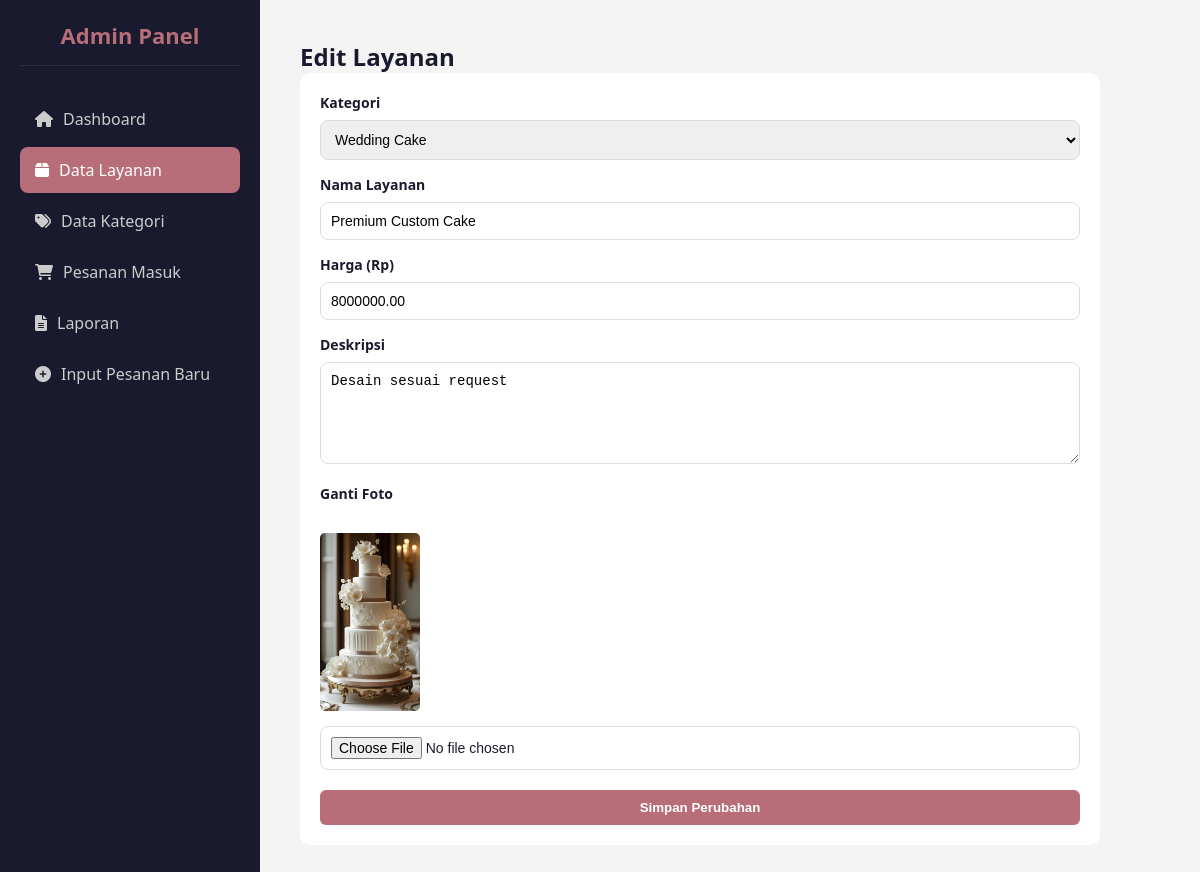
/wedding_organizer/admin/edit_layanan.php?id=3, run on the app's committed database.
### tables this page shows
CREATE TABLE `layanan` (
  `id_layanan` int(11) NOT NULL,
  `id_kategori` int(11) NOT NULL,
  `nama_layanan` varchar(100) NOT NULL,
  `deskripsi` text DEFAULT NULL,
  `harga` decimal(10,2) NOT NULL,
  `gambar` varchar(255) DEFAULT NULL,
  `status` enum('tersedia','habis') DEFAULT 'tersedia',
  `created_at` datetime DEFAULT current_timestamp()
);

CREATE TABLE `kategori` (
  `id_kategori` int(11) NOT NULL,
  `nama_kategori` varchar(50) NOT NULL,
  `slug` varchar(50) NOT NULL
);

### wedding_organizer/admin/edit_layanan.php (the view, shortened to what this page needs)
<?php
include '../koneksi.php';
$id = $_GET['id'];
$ambil = $koneksi->query("SELECT * FROM layanan WHERE id_layanan='$id'");
$pecah = $ambil->fetch_assoc();
$data_kategori = $koneksi->query("SELECT * FROM kategori");
?>
<!DOCTYPE html>
<html lang="id">
<head>
    <link rel="stylesheet" href="../style.css">
    <link rel="stylesheet" href="https://cdnjs.cloudflare.com/ajax/libs/font-awesome/6.0.0/css/all.min.css">
</head>
<body class="admin-body">
    <div class="sidebar">
        <h2>Admin Panel</h2>
        <a href="index.php"><i class="fas fa-home"></i> Dashboard</a>
        <a href="layanan.php" class="active"><i class="fas fa-box"></i> Data Layanan</a>
        <a href="kategori.php"><i class="fas fa-tags"></i> Data Kategori</a>
        <a href="pesanan.php"><i class="fas fa-shopping-cart"></i> Pesanan Masuk</a>
        <a href="laporan.php"><i class="fas fa-file-alt"></i> Laporan</a>
        <a href="tambah_pesanan.php" class="btn-sidebar-new"><i class="fas fa-plus-circle"></i> Input Pesanan Baru</a>
    </div>
    <div class="admin-content">
        <h2>Edit Layanan</h2>
        <div style="background: white; padding: 20px; border-radius: 10px; max-width: 800px;">
            <form method="post" enctype="multipart/form-data">
                <div class="form-group" style="margin-bottom: 15px;">
                    <label>Kategori</label>
                    <select name="id_kategori" class="form-control" required style="width: 100%; padding: 10px; border:1px solid #ddd;">
                        <?php while($kat = $data_kategori->fetch_assoc()){ ?>
                            <option value="<?= $kat['id_kategori'] ?>" <?= $kat['id_kategori'] == $pecah['id_kategori'] ? 'selected' : '' ?>>
                                <?= $kat['nama_kategori'] ?>
                            </option>
                        <?php } ?>
                    </select>
                </div>
                <div class="form-group" style="margin-bottom: 15px;">
                    <label>Nama Layanan</label>
                    <input type="text" name="nama" class="form-control" value="<?php echo $pecah['nama_layanan']; ?>" style="width: 100%; padding: 10px; border:1px solid #ddd;">
                </div>
                <div class="form-group" style="margin-bottom: 15px;">
                    <label>Harga (Rp)</label>
                    <input type="number" name="harga" class="form-control" value="<?php echo $pecah['harga']; ?>" style="width: 100%; padding: 10px; border:1px solid #ddd;">
                </div>
                <div class="form-group" style="margin-bottom: 15px;">
                    <label>Deskripsi</label>
                    <textarea name="deskripsi" rows="5" class="form-control" style="width: 100%; padding: 10px; border:1px solid #ddd;"><?php echo $pecah['deskripsi']; ?></textarea>
                </div>
                <div class="form-group" style="margin-bottom: 20px;">
                    <label>Ganti Foto</label><br>
                    <?php if (!empty($pecah['gambar']) && file_exists("../uploads/" . $pecah['gambar'])): ?>
                        <img src="../uploads/<?php echo $pecah['gambar']; ?>" width="100" style="margin-bottom: 10px; border-radius:5px;">
                    <?php else: ?>
                        <div style="display:inline-block; padding:5px 10px; background:#ffe6e6; color:red; border:1px solid red; font-size:12px; margin-bottom:10px;">
                            Foto fisik tidak ditemukan di folder 'uploads'
                        </div>
                    <?php endif; ?>
                    <input type="file" name="foto" class="form-control" style="width: 100%; padding: 10px;">
                </div>
                <button class="btn-cta" name="ubah" style="width: 100%; padding: 10px;">Simpan Perubahan</button>
            </form>
        </div>
    </div>
</body>
</html>

### wedding_organizer/style.css (style rules this page uses)
:root { --primary: #B76E79; --secondary: #FFFEF0; --text: #1A1A2E; --white: #ffffff; --gray: #f4f4f4; --accent: #d48c96; }
* { margin: 0; padding: 0; box-sizing: border-box; }
body { font-family: 'Segoe UI', Tahoma, Geneva, Verdana, sans-serif; background-color: var(--secondary); color: var(--text); display: flex; flex-direction: column; min-height: 100vh; }
a { text-decoration: none; color: inherit; }
.admin-body { display: flex; flex-direction: row; background-color: var(--gray); min-height: 100vh; }
.sidebar { width: 260px; background-color: var(--text); color: white; padding: 20px; display: flex; flex-direction: column; flex-shrink: 0; position: fixed; height: 100%; left: 0; top: 0; overflow-y: auto; }
.sidebar h2 { text-align: center; color: var(--primary); margin-bottom: 30px; font-size: 22px; border-bottom: 1px solid rgba(255,255,255,0.1); padding-bottom: 15px; }
.sidebar a { color: #ccc; padding: 12px 15px; margin-bottom: 5px; border-radius: 8px; display: flex; align-items: center; gap: 10px; transition: 0.3s; }
.sidebar a:hover, .sidebar a.active { background-color: var(--primary); color: white; }
.admin-content { margin-left: 260px; flex: 1; padding: 40px; width: calc(100% - 260px); }
.form-group { margin-bottom: 20px; }
.form-group label { display: block; margin-bottom: 8px; font-weight: 600; font-size: 14px; }
.form-control { width: 100%; padding: 12px; border: 1px solid #ddd; border-radius: 8px; font-size: 14px; }
.btn-cta { background-color: var(--primary); color: white; padding: 10px 25px; text-decoration: none; border-radius: 6px; font-weight: 600; transition: 0.3s; border: none; cursor: pointer; display: inline-block; }

### data on the page
layanan: id_kategori "Wedding Cake", nama "Premium Custom Cake", harga "8000000.00", deskripsi "Desain sesuai request", gambar (picture)
